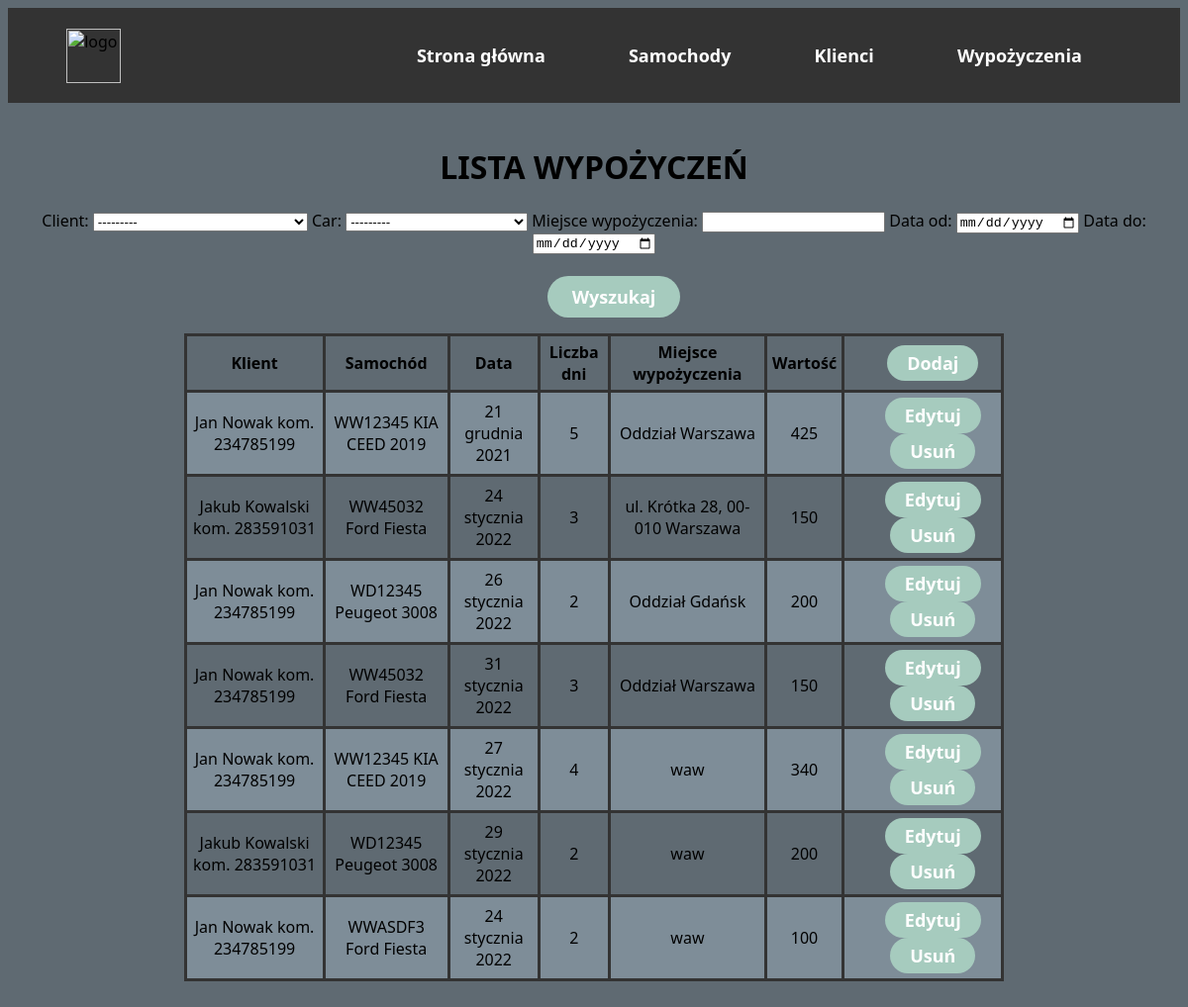
Page /rents/ on the committed database.
### main/models.py (models this page shows, shortened)
class Rent(models.Model):
    client = models.ForeignKey(Client, on_delete=models.PROTECT)
    car = models.ForeignKey(Car, on_delete=models.PROTECT)
    date = models.DateField('Data')
    days = models.IntegerField('Liczba dni')
    address = models.CharField('Miejsce wypożyczenia', max_length=100)
    @property
    def value(self):
        return self.days*self.car.price

class Client(models.Model):
    name = models.CharField('Imie', max_length=20)
    surname = models.CharField('Nazwisko', max_length=20)
    mobile = models.CharField('Numer telefonu', max_length=12)
    address = models.CharField('Adres zamieszkania', max_length=100)
    def __str__(self):
        return str(self.name) + ' ' + str(self.surname) + ' kom. ' + str(self.mobile)

class Car(models.Model):
    plates = models.CharField('Numer rejestracyjny', max_length=8)
    manufacturer = models.CharField('Marka', max_length=30)
    model = models.CharField('Model', max_length=30)
    fuel = models.CharField('Rodzaj paliwa', max_length=10)
    mileage = models.IntegerField('Przebieg')
    vin = models.CharField('Numer VIN', max_length=17)
    price = models.IntegerField('Cena za 1 dzień')
    is_available = models.BooleanField('Dostępny', default=True)
    def __str__(self):
        return str(self.plates) + ' ' + str(self.manufacturer) + ' ' + str(self.model)

### main/views.py (the view)
# urls.py: path("rents/", views.rents, name="rents"),
def rents(response):
    rents = Rent.objects.all()
    cars = Car.objects.all()
    myFilter = RentFilter(response.GET, queryset=rents)
    rents = myFilter.qs
    return render(response, "main/rents.html", {"rents": rents, "cars": cars, "myFilter": myFilter})

### main/templates/main/rents.html (shortened to what this page needs)
{% extends 'main/base.html' %}
{% block content %}
    <h1 style="text-align:center">LISTA WYPOŻYCZEŃ</h1>
    <form method="get" align="center">
        {{myFilter.form}}
        <br><br>
        <button type="submit">Wyszukaj</button>
    </form>
    <table align="center">
        <tr>
            <th>Klient</th>
            <th>Samochód</th>
            <th>Data</th>
            <th>Liczba dni</th>
            <th>Miejsce wypożyczenia</th>
            <th>Wartość</th>
            <th><a href="add"><button class="button button1">Dodaj</button></a></th>
        </tr>
        {% for item in rents %}
        <tr>
            <td>{{item.client}}</td>
            <td>{{item.car}}</td>
            <td>{{item.date}}</td>
            <td>{{item.days}}</td>
            <td>{{item.address}}</td>
            <td>{{item.value}}</td>
            <td><a href="{% url 'update_rent' item.id %}"><button class="button button1"> Edytuj </button></a>   <a href="{% url 'delete_rent' item.id %}"><button class="button button1"> Usuń </button></a></td>
        </tr>
        {% endfor %}
    </table>
{% endblock %}

### main/templates/main/base.html (style rules this page uses)
body { background-color: #5F6A72; font-family:'Segoe UI', Tahoma, Geneva, Verdana, sans-serif; }
li, a, button { font-family:'Segoe UI', Tahoma, Geneva, Verdana, sans-serif; font-weight: 600; font-size: 18px; color: #ffffff; text-decoration: none; }
button { margin-left: 40px; padding: 9px 25px; background-color: rgba(166, 203, 190, 1); border: none; border-radius: 50px; cursor: pointer; transition: all 0.3s ease 0s; }
.button1 { margin-left: 20px; padding: 6px 20px; background-color: rgba(166, 203, 190, 1); border: none; border-radius: 50px; cursor: pointer; transition: all 0.3s ease 0s; }
table { border-collapse: collapse; width: 70%; }
td, th { border: 3px solid #333333; text-align: center; padding: 5px; }
tr:nth-child(even) { background-color: #7E8D98; }

### rows in the picture
Rent: client "Jan Nowak kom. 234785199", car "WW12345 KIA CEED 2019", date "21 grudnia 2021", days "5", address "Oddział Warszawa", value "425"
Rent: client "Jakub Kowalski kom. 283591031", car "WW45032 Ford Fiesta", date "24 stycznia 2022", days "3", address "ul. Krótka 28, 00-010 Warszawa", value "150"
Rent: client "Jan Nowak kom. 234785199", car "WD12345 Peugeot 3008", date "26 stycznia 2022", days "2", address "Oddział Gdańsk", value "200"
Rent: client "Jan Nowak kom. 234785199", car "WW45032 Ford Fiesta", date "31 stycznia 2022", days "3", address "Oddział Warszawa", value "150"
Rent: client "Jan Nowak kom. 234785199", car "WW12345 KIA CEED 2019", date "27 stycznia 2022", days "4", address "waw", value "340"
Rent: client "Jakub Kowalski kom. 283591031", car "WD12345 Peugeot 3008", date "29 stycznia 2022", days "2", address "waw", value "200"
Rent: client "Jan Nowak kom. 234785199", car "WWASDF3 Ford Fiesta", date "24 stycznia 2022", days "2", address "waw", value "100"
